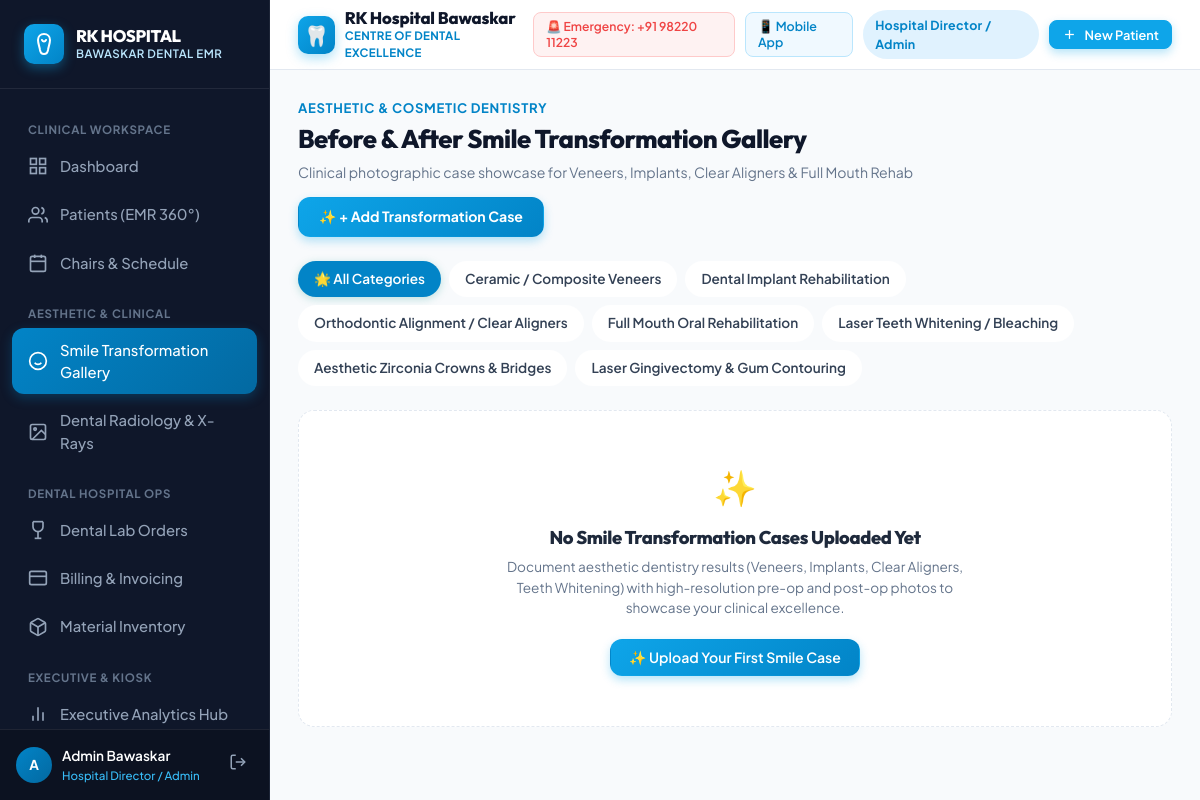
/smile-gallery/ (signed in), run on the app's committed database.
### dental_core/models.py (models this page shows, shortened)
class User(AbstractUser):
    ROLE_CHOICES = [
        ('ADMIN', 'Hospital Director / Admin'),
        ('DENTIST', 'Dental Surgeon / Specialist'),
        ('RECEPTIONIST', 'Front Desk / OPD Coordinator'),
        ('HYGIENIST', 'Dental Hygienist / Nurse'),
        ('PHARMACIST', 'Pharmacist / Inventory Store'),
        ('PATIENT', 'Patient Portal'),
    ]
    role = models.CharField(max_length=20, choices=ROLE_CHOICES, default='DENTIST')
    phone_number = models.CharField(max_length=20, blank=True, null=True)
    specialization = models.CharField(max_length=100, blank=True, null=True,
                                      help_text="e.g. Endodontist, Orthodontist, Periodontist, Oral Surgeon")
    qualification = models.CharField(max_length=100, blank=True, null=True,
                                     help_text="e.g. BDS, MDS (Oral & Maxillofacial Surgery)")
    license_number = models.CharField(max_length=50, blank=True, null=True,
                                      help_text="State Dental Council Reg. No.")
    avatar = models.ImageField(upload_to='avatars/', blank=True, null=True)
    def is_patient_user(self):
        return self.role == 'PATIENT'

### dental_core/views.py (the view)
# urls.py: path('smile-gallery/', views.smile_gallery_list, name='smile_gallery'),
@login_required
def smile_gallery_list(request):
    category = request.GET.get('category')
    cases = SmileTransformation.objects.select_related('patient', 'dentist')
    if category:
        cases = cases.filter(category=category)
    categories = SmileTransformation.CATEGORY_CHOICES
    all_patients = Patient.objects.all().order_by('first_name')
    dentists = User.objects.filter(role__in=['DENTIST', 'ADMIN'])
    return render(request, 'gallery/smile_gallery.html', {
        'cases': cases,
        'categories': categories,
        'selected_category': category,
        'all_patients': all_patients,
        'dentists': dentists,
    })

### templates/gallery/smile_gallery.html (shortened to what this page needs)
{% extends 'base.html' %}
{% block content %}
<div style="max-width: 1180px; margin: 0 auto;">
  <div style="display: flex; justify-content: space-between; align-items: center; margin-bottom: 24px; flex-wrap: wrap; gap: 14px;">
    <div>
      <div style="font-size: 0.82rem; font-weight: 700; color: var(--primary-600); text-transform: uppercase; letter-spacing: 0.05em;">
        Aesthetic & Cosmetic Dentistry
      </div>
      <h1 style="font-size: 1.6rem; font-weight: 800; color: var(--slate-900); margin: 2px 0 4px;">
        Before & After Smile Transformation Gallery
      </h1>
      <p style="color: var(--slate-500); font-size: 0.88rem; margin: 0;">
        Clinical photographic case showcase for Veneers, Implants, Clear Aligners & Full Mouth Rehab
      </p>
    </div>
    <a href="{% url 'smile_transformation_create' %}" class="btn btn-primary" style="padding: 10px 20px; font-weight: 700;">
      ✨ + Add Transformation Case
    </a>
  </div>
  <div class="gallery-filter-chips">
    <a href="{% url 'smile_gallery' %}" class="filter-chip {% if not selected_category %}active{% endif %}">
      🌟 All Categories
    </a>
    {% for code, name in categories %}
      <a href="?category={{ code }}" class="filter-chip {% if selected_category == code %}active{% endif %}">
        {{ name }}
      </a>
    {% endfor %}
  </div>
  <div class="transformation-grid">
    {% for case in cases %}
    <div class="case-card">
      <div class="split-images">
        <div class="split-img-box">
          {% if case.pre_op_image %}
            <img src="{{ case.pre_op_image.url }}" alt="Pre-Op">
          {% else %}
            <div style="height: 100%; display: flex; align-items: center; justify-content: center; background: #1e293b; color: #94a3b8; font-size: 0.8rem;">Pre-Op N/A</div>
          {% endif %}
          <span class="img-tag-badge">Before</span>
        </div>
        <div class="split-img-box">
          {% if case.post_op_image %}
            <img src="{{ case.post_op_image.url }}" alt="Post-Op">
          {% else %}
            <div style="height: 100%; display: flex; align-items: center; justify-content: center; background: #0f172a; color: #94a3b8; font-size: 0.8rem;">Post-Op N/A</div>
          {% endif %}
          <span class="img-tag-badge after">After</span>
        </div>
      </div>
      <div style="padding: 18px 20px;">
        <div style="display: flex; justify-content: space-between; align-items: flex-start; margin-bottom: 6px;">
          <span class="badge badge-primary" style="font-size: 0.72rem;">{{ case.get_category_display }}</span>
          {% if case.is_featured %}
            <span class="badge" style="background: #fef3c7; color: #92400e; font-size: 0.7rem;">⭐ Featured</span>
          {% endif %}
        </div>
        <h3 style="font-size: 1.05rem; font-weight: 800; color: var(--slate-900); margin: 6px 0 4px; line-height: 1.3;">
          {{ case.title }}
        </h3>
        <div style="font-size: 0.82rem; color: var(--slate-500); margin-bottom: 12px;">
          Patient: <b>{{ case.patient.full_name }}</b> (MRN: {{ case.patient.mrn }})
        </div>
        <div style="display: flex; gap: 8px; flex-wrap: wrap; margin-bottom: 12px; font-size: 0.78rem;">
          {% if case.teeth_involved %}
            <span class="badge badge-slate">Teeth: <b>{{ case.teeth_involved }}</b></span>
          {% endif %}
          {% if case.shade_before or case.shade_after %}
            <span class="badge" style="background: #f1f5f9; color: #334155;">
              Shade: {{ case.shade_before|default:"?" }} ➔ <b>{{ case.shade_after|default:"BL2" }}</b>
            </span>
          {% endif %}
        </div>
        {% if case.clinical_case_notes %}
          <p style="font-size: 0.8rem; color: var(--slate-600); margin: 0 0 14px; line-height: 1.4; display: -webkit-box; -webkit-line-clamp: 2; -webkit-box-orient: vertical; overflow: hidden;">
            {{ case.clinical_case_notes }}
          </p>
        {% endif %}
        <div style="border-top: 1px solid var(--slate-100); padding-top: 10px; display: flex; justify-content: space-between; align-items: center; font-size: 0.75rem; color: var(--slate-400);">
          <span>Dr. {{ case.dentist.get_full_name|default:"Anurag Bawaskar" }}</span>
          <span>{{ case.completed_date|date:"M Y" }}</span>
        </div>
      </div>
    </div>
    {% empty %}
    <div style="grid-column: 1 / -1; background: #ffffff; border: 1.5px dashed var(--slate-200); border-radius: var(--radius-lg); padding: 50px 20px; text-align: center;">
      <div style="font-size: 2.2rem; margin-bottom: 10px;">✨</div>
      <h3 style="font-size: 1.15rem; font-weight: 800; color: var(--slate-800); margin: 0 0 6px;">
        No Smile Transformation Cases Uploaded Yet
      </h3>
      <p style="color: var(--slate-500); font-size: 0.85rem; max-width: 480px; margin: 0 auto 20px;">
        Document aesthetic dentistry results (Veneers, Implants, Clear Aligners, Teeth Whitening) with high-resolution pre-op and post-op photos to showcase your clinical excellence.
      </p>
      <a href="{% url 'smile_transformation_create' %}" class="btn btn-primary">
        ✨ Upload Your First Smile Case
      </a>
    </div>
    {% endfor %}
  </div>
</div>
{% endblock %}

### templates/base.html (shortened to what this page needs)
{% load static %}
<!DOCTYPE html>
<html lang="en">
<head>
  <link rel="stylesheet" href="{% static 'css/hospital_theme.css' %}">
</head>
<body>
<div class="app-layout">
  <aside class="sidebar" id="appSidebar">
    <div class="sidebar-brand">
      <div style="display: flex; align-items: center; justify-content: space-between;">
        <div style="display: flex; align-items: center; gap: 12px;">
          <div style="width: 40px; height: 40px; background: linear-gradient(135deg, #0ea5e9, #0284c7); border-radius: 10px; display: flex; align-items: center; justify-content: center; box-shadow: 0 4px 12px rgba(14, 165, 233, 0.4);">
            <svg style="width: 24px; height: 24px; fill: none; stroke: #ffffff; stroke-width: 2; stroke-linecap: round; stroke-linejoin: round;" viewBox="0 0 24 24">
              <path d="M12 2C8.5 2 6 4.5 6 8c0 3.5 1.5 6.5 2 10 .5 3 2 4 4 4s3.5-1 4-4c.5-3.5 2-6.5 2-10 0-3.5-2.5-6-6-6z"/>
              <path d="M10 8c.5 1 1.5 1.5 2 1.5s1.5-.5 2-1.5"/>
            </svg>
          </div>
          <div>
            <div class="brand-font" style="font-weight: 800; font-size: 1.05rem; color: #ffffff; line-height: 1.15;">RK HOSPITAL</div>
            <div style="font-size: 0.72rem; color: var(--primary-200); font-weight: 600; letter-spacing: 0.04em;">BAWASKAR DENTAL EMR</div>
          </div>
        </div>
      </div>
    </div>
    <div class="sidebar-nav">
      <div class="nav-section-title">Clinical Workspace</div>
      <a href="{% url 'dashboard' %}" class="nav-link {% if request.resolver_match.url_name == 'dashboard' %}active{% endif %}">
        <svg viewBox="0 0 24 24" fill="none" stroke="currentColor" stroke-width="2"><rect x="3" y="3" width="7" height="7"></rect><rect x="14" y="3" width="7" height="7"></rect><rect x="14" y="14" width="7" height="7"></rect><rect x="3" y="14" width="7" height="7"></rect></svg>
        <span>Dashboard</span>
      </a>
      {% if not user.is_patient_user %}
      <a href="{% url 'patient_list' %}" class="nav-link {% if 'patient' in request.path and not 'new' in request.path %}active{% endif %}">
        <svg viewBox="0 0 24 24" fill="none" stroke="currentColor" stroke-width="2"><path d="M17 21v-2a4 4 0 0 0-4-4H5a4 4 0 0 0-4 4v2"></path><circle cx="9" cy="7" r="4"></circle><path d="M23 21v-2a4 4 0 0 0-3-3.87"></path><path d="M16 3.13a4 4 0 0 1 0 7.75"></path></svg>
        <span>Patients (EMR 360°)</span>
      </a>
      <a href="{% url 'appointment_list' %}" class="nav-link {% if 'appointment' in request.path %}active{% endif %}">
        <svg viewBox="0 0 24 24" fill="none" stroke="currentColor" stroke-width="2"><rect x="3" y="4" width="18" height="18" rx="2" ry="2"></rect><line x1="16" y1="2" x2="16" y2="6"></line><line x1="8" y1="2" x2="8" y2="6"></line><line x1="3" y1="10" x2="21" y2="10"></line></svg>
        <span>Chairs & Schedule</span>
      </a>
      <div class="nav-section-title">Aesthetic & Clinical</div>
      <a href="{% url 'smile_gallery' %}" class="nav-link {% if 'smile-gallery' in request.path %}active{% endif %}">
        <svg viewBox="0 0 24 24" fill="none" stroke="currentColor" stroke-width="2"><circle cx="12" cy="12" r="10"></circle><path d="M8 14s1.5 2 4 2 4-2 4-2"></path><line x1="9" y1="9" x2="9.01" y2="9"></line><line x1="15" y1="9" x2="15.01" y2="9"></line></svg>
        <span>Smile Transformation Gallery</span>
      </a>
      <a href="{% url 'radiograph_hub' %}" class="nav-link {% if 'radiograph' in request.path %}active{% endif %}">
        <svg viewBox="0 0 24 24" fill="none" stroke="currentColor" stroke-width="2"><rect x="3" y="3" width="18" height="18" rx="2" ry="2"></rect><circle cx="8.5" cy="8.5" r="1.5"></circle><polyline points="21 15 16 10 5 21"></polyline></svg>
        <span>Dental Radiology & X-Rays</span>
      </a>
      <div class="nav-section-title">Dental Hospital Ops</div>
      <a href="{% url 'lab_list' %}" class="nav-link {% if 'lab' in request.path %}active{% endif %}">
        <svg viewBox="0 0 24 24" fill="none" stroke="currentColor" stroke-width="2"><path d="M6 2v6a6 6 0 0 0 12 0V2"></path><line x1="6" y1="2" x2="18" y2="2"></line><line x1="12" y1="14" x2="12" y2="22"></line><line x1="8" y1="22" x2="16" y2="22"></line></svg>
        <span>Dental Lab Orders</span>
      </a>
      <a href="{% url 'billing_list' %}" class="nav-link {% if 'billing' in request.path %}active{% endif %}">
        <svg viewBox="0 0 24 24" fill="none" stroke="currentColor" stroke-width="2"><rect x="2" y="4" width="20" height="16" rx="2"></rect><line x1="2" y1="10" x2="22" y2="10"></line></svg>
        <span>Billing & Invoicing</span>
      </a>
      <a href="{% url 'inventory_list' %}" class="nav-link {% if 'inventory' in request.path %}active{% endif %}">
        <span>Material Inventory</span>
      </a>
      <div class="nav-section-title">Executive & Kiosk</div>
      <a href="{% url 'analytics_dashboard' %}" class="nav-link {% if 'analytics' in request.path %}active{% endif %}">
        <svg viewBox="0 0 24 24" fill="none" stroke="currentColor" stroke-width="2"><line x1="18" y1="20" x2="18" y2="10"></line><line x1="12" y1="20" x2="12" y2="4"></line><line x1="6" y1="20" x2="6" y2="14"></line></svg>
        <span>Executive Analytics Hub</span>
      </a>
      {% endif %}
    </div>
    <div style="padding: 16px; border-top: 1px solid rgba(255, 255, 255, 0.08); background: rgba(0, 0, 0, 0.2); display: flex; align-items: center; justify-content: space-between;">
      <div style="display: flex; align-items: center; gap: 10px; overflow: hidden;">
        <div style="width: 36px; height: 36px; border-radius: 50%; background: linear-gradient(135deg, #0284c7, #0369a1); display: flex; align-items: center; justify-content: center; font-weight: 700; color: #fff; font-size: 0.85rem; flex-shrink: 0;">
          {{ user.first_name|default:user.username|make_list|first|upper }}
        </div>
        <div style="overflow: hidden;">
          <div style="font-size: 0.85rem; font-weight: 600; color: #fff; white-space: nowrap; overflow: hidden; text-overflow: ellipsis;">
            {{ user.get_full_name|default:user.username }}
          </div>
          <div style="font-size: 0.72rem; color: #38bdf8; font-weight: 500;">
            {{ user.get_role_display }}
          </div>
        </div>
      </div>
      <a href="{% url 'logout' %}" title="Logout" style="color: var(--slate-400); padding: 6px; border-radius: 6px;" onmouseover="this.style.color='#fff'" onmouseout="this.style.color='var(--slate-400)'">
        <svg style="width: 18px; height: 18px;" viewBox="0 0 24 24" fill="none" stroke="currentColor" stroke-width="2"><path d="M9 21H5a2 2 0 0 1-2-2V5a2 2 0 0 1 2-2h4"></path><polyline points="16 17 21 12 16 7"></polyline><line x1="21" y1="12" x2="9" y2="12"></line></svg>
      </a>
    </div>
  </aside>
  <div class="main-content">
    <header class="top-nav">
      <div style="display: flex; align-items: center; gap: 14px;">
        <div style="display: flex; align-items: center; gap: 10px;">
          <div style="width: 38px; height: 38px; background: linear-gradient(135deg, #0ea5e9, #0284c7); border-radius: 10px; display: flex; align-items: center; justify-content: center; box-shadow: 0 4px 12px rgba(14, 165, 233, 0.35); font-size: 1.25rem;">
            🦷
          </div>
          <div>
            <div class="brand-font" style="font-weight: 800; font-size: 1.05rem; color: var(--slate-900); line-height: 1.15; letter-spacing: -0.01em;">
              RK Hospital Bawaskar
            </div>
            <div style="font-size: 0.72rem; color: #0284c7; font-weight: 700; letter-spacing: 0.03em; text-transform: uppercase;">
              Centre of Dental Excellence
            </div>
          </div>
        </div>
      </div>
      <div class="top-nav-actions" style="display: flex; align-items: center; gap: 10px;">
        <a href="tel:+919822011223" class="btn btn-secondary btn-sm" style="padding: 6px 12px; font-size: 0.76rem; color: #ef4444; border-color: #fecaca; background: #fef2f2;" title="24/7 Dental Emergency Desk">
          🚨 Emergency: +91 98220 11223
        </a>
        <a href="{% url 'mobile_companion' %}" class="btn btn-secondary btn-sm" style="color: #0284c7; border-color: #bae6fd; background: #f0f9ff; padding: 6px 12px; font-size: 0.78rem;">
          📱 Mobile App
        </a>
        <span class="badge top-role-badge" style="background: #e0f2fe; color: #0284c7; padding: 6px 12px; font-size: 0.78rem; font-weight: 700;">
          {{ user.get_role_display }}
        </span>
        {% if not user.is_patient_user %}
        <a href="{% url 'patient_create' %}" class="btn btn-primary btn-sm" style="white-space: nowrap; background: #0ea5e9; border-color: #0ea5e9;">
          <svg style="width: 15px; height: 15px;" viewBox="0 0 24 24" fill="none" stroke="currentColor" stroke-width="2"><line x1="12" y1="5" x2="12" y2="19"></line><line x1="5" y1="12" x2="19" y2="12"></line></svg>
          <span class="btn-text-hide-mobile">New Patient</span>
        </a>
        {% endif %}
      </div>
    </header>
    <main class="page-main-container" style="flex: 1;">
      {% block content %}{% endblock %}
    </main>
  </div>
</div>
</body>
</html>

### data on the page
User: first_name|make_list "A", get_full_name "Admin Bawaskar", role "Hospital Director / Admin"

### other printed values
{{ name }} "Ceramic / Composite Veneers" "Dental Implant Rehabilitation" "Orthodontic Alignment / Clear Aligners" "Full Mouth Oral Rehabilitation" "Laser Teeth Whitening / Bleaching" "Aesthetic Zirconia Crowns & Bridges" "Laser Gingivectomy & Gum Contouring"
